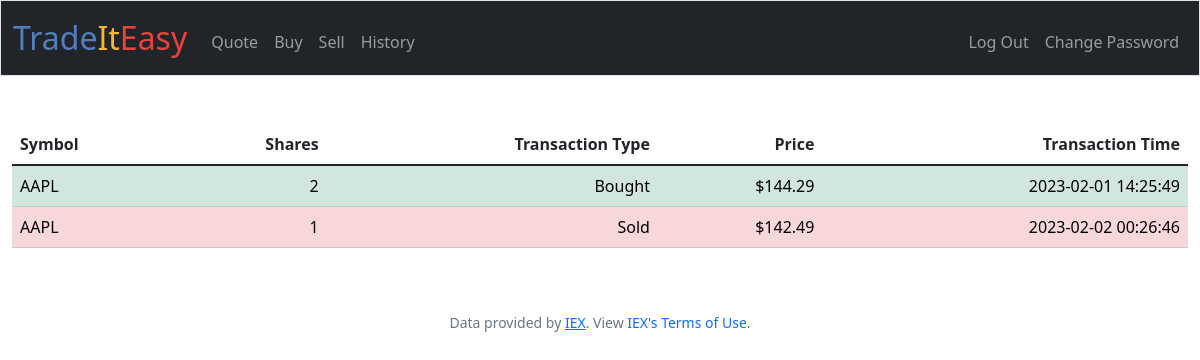
The app's page /history (signed in) with its own data.
### tables this page shows
CREATE TABLE history (id INTEGER, trans_id INTEGER PRIMARY KEY AUTOINCREMENT, type TEXT NOT NULL, symbol TEXT NOT NULL, companyName TEXT NOT NULL, shares INTEGER NOT NULL, price NUMERIC NOT NULL, time TEXT NOT NULL, username TEXT, FOREIGN KEY(id) REFERENCES users(id));

### app.py (the view)
@app.route("/history")
@login_required
def history():
    username = db.execute("SELECT username FROM users WHERE id = ?", session["user_id"])[0]["username"]
    stocks = db.execute("SELECT * FROM history WHERE username = ?", username)
    if len(stocks) == 0:
        return apology("sorry you have no transactions to display", 403)
    return render_template("history.html", stocks=stocks)

### app.py (called while the page is built)
@app.after_request
def after_request(response):
    response.headers["Cache-Control"] = "no-cache, no-store, must-revalidate"
    response.headers["Expires"] = 0
    response.headers["Pragma"] = "no-cache"
    return response

### helpers.py (called while the page is built)
def login_required(f):
    @wraps(f)
    def decorated_function(*args, **kwargs):
        if session.get("user_id") is None:
            return redirect("/login")
        return f(*args, **kwargs)
    return decorated_function

def usd(value):
    return f"${value:,.2f}"

### templates/history.html (shortened to what this page needs)
{% extends "layout.html" %}
{% block main %}
<table class="table">
    <thead class="thead-dark">
        <tr>
            <th class="text-start">Symbol</th>
            <th class="text-end">Shares</th>
            <th class="text-end">Transaction Type</th>
            <th class="text-end">Price</th>
            <th class="text-end">Transaction Time</th>
        </tr>
    </thead>
    <tbody>
            {% for stock in stocks %}
                {% if stock["type"] == "Sold" %}
                    <tr class="table-danger">
                {% else %}
                    <tr class="table-success">
                {% endif %}
                        <td class="text-start">{{ stock["symbol"].upper() }}</td>
                        <td class="text-end">{{ stock["shares"] }}</td>
                        <td class="text-end">{{ stock["type"] }}</td>
                        <td class="text-end">{{ stock["price"] | usd }}</td>
                        <td class="text-end">{{ stock["time"] }}</td>
                    </tr>
            {% endfor %}
    </tbody>
</table>
{% endblock %}

### records on screen
history: symbol "AAPL", shares "2", type "Bought", price "$144.29", time "2023-02-01 14:25:49"
history: symbol "AAPL", shares "1", type "Sold", price "$142.49", time "2023-02-02 00:26:46"
